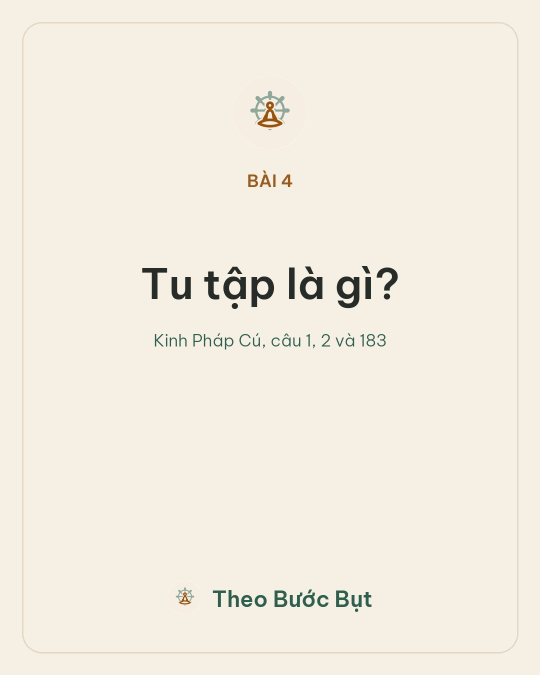
#> input picture anh/bai-hoc-04-tu-la-lam-sach-tam.jpg, 1080 x 1350 px, given in place of avatar-threads.png, which was not available (shown at 1/2 size)
$ python cards.py ../anh/bai-hoc-04-tu-la-lam-sach-tam.jpg ../anh/bai-hoc-16-an-chay.jpg ../anh/bai-hoc-16-an-chay.jpg
#> lines starting #> are read from the running program, lines starting #| are printed output that depends on the picture; after the words box and inside, x2 and y2 are one past the last pixel; in counts of white or black regions, pixels touching at a corner belong together
"""Render a lesson part as Threads carousel text cards (1080x1350, brand style)."""
import re, sys, unicodedata
from PIL import Image, ImageDraw, ImageFont

F = "D:/Budda/video-pipeline/fonts/"
BG, INK, ACC, MUTE = "#f6eee2", "#2b2a27", "#2F6B55", "#8a7f70"
W, H, M = 1080, 1350, 92
body_f = ImageFont.truetype(F + "BeVietnamPro-Light.ttf", 42)
bold_f = ImageFont.truetype(F + "BeVietnamPro-SemiBold.ttf", 46)
head_f = ImageFont.truetype(F + "BeVietnamPro-Medium.ttf", 32)
foot_f = ImageFont.truetype(F + "BeVietnamPro-Medium.ttf", 28)
LH, PARA = 64, 34
logo = Image.open("D:/Budda/Social/avatar-threads.png").convert("RGB").resize((56, 56), Image.LANCZOS)
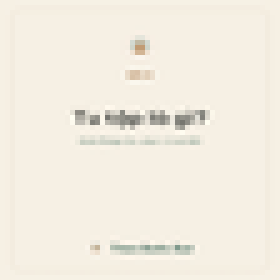
#> logo: PIL image 56x56 RGB (shown 5 times larger); mean R, G, B 243, 237.2, 225.1
mask = Image.new("L", (56, 56), 0); ImageDraw.Draw(mask).ellipse((0, 0, 55, 55), fill=255)
#> after `mask = Image.new('L', (56, 56), 0)`: mask: PIL image 56x56 L; every value is 0
#> after `ImageDraw.Draw(mask).ellipse((0, 0, 55, 55), fill=255)`:
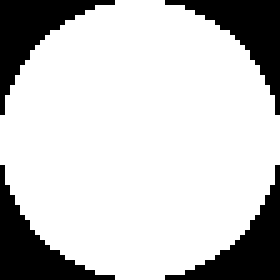
#> mask: PIL image 56x56 L (shown 5 times larger); 78.1% white; 4 black regions, box (x1, y1, x2, y2) and area: (0, 0, 23, 23) 172, (33, 0, 56, 23) 172, (0, 33, 23, 56) 172, (33, 33, 56, 56) 172


# [72 lines left out: functions wrap, blocks, render, paginate, draw, not called in this run]


if __name__ == "__main__":
    src, title, prefix = sys.argv[1], sys.argv[2], sys.argv[3]
#> (the run stopped early here; a loop or call above may not have finished)

$ run again, on anh/bai-hoc-16-an-chay.jpg
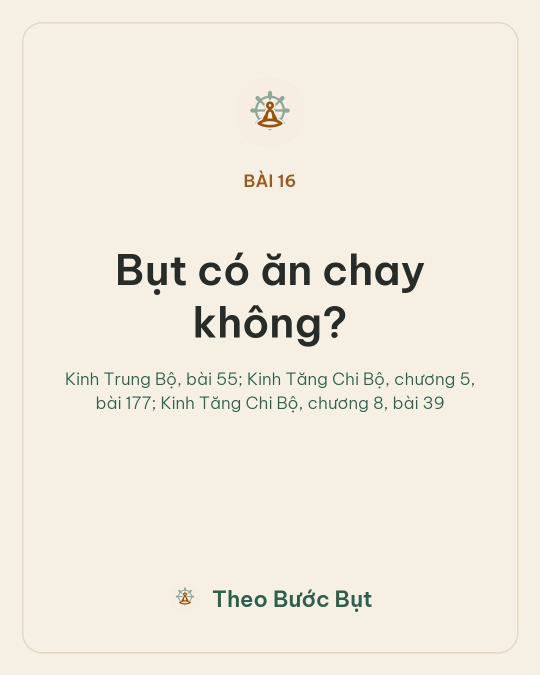
#> input picture anh/bai-hoc-16-an-chay.jpg, 1080 x 1350 px, given in place of avatar-threads.png, which was not available (shown at 1/2 size)
#> `logo = Image.open("D:/Budda/Social/avatar-threads.png").convert("RGB")..`:
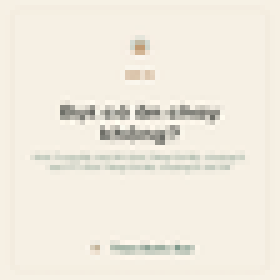
#> logo: PIL image 56x56 RGB (shown 5 times larger); mean R, G, B 240.7, 235.2, 223.2
#> mask: PIL image 56x56 L; every value is 0
#> mask: PIL image 56x56 L; 78.1% white; 4 black regions, box (x1, y1, x2, y2) and area: (0, 0, 23, 23) 172, (33, 0, 56, 23) 172, (0, 33, 23, 56) 172, (33, 33, 56, 56) 172

$ run again, on anh/bai-hoc-29-tam-tu.jpg
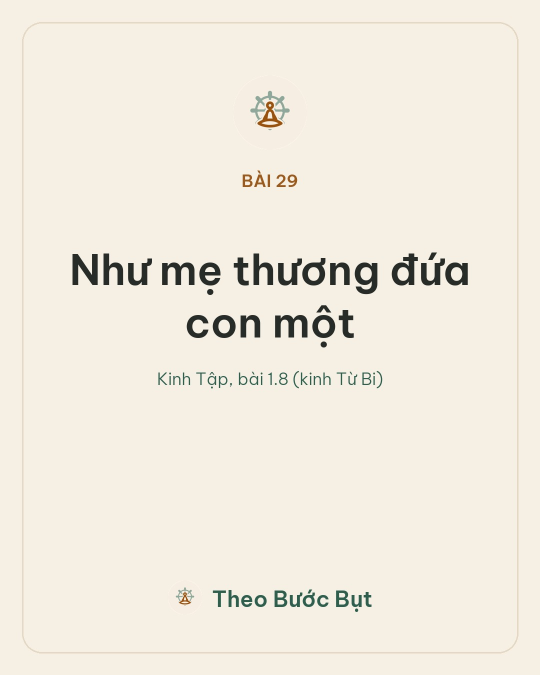
#> input picture anh/bai-hoc-29-tam-tu.jpg, 1080 x 1350 px, given in place of avatar-threads.png, which was not available (shown at 1/2 size)
#> `logo = Image.open("D:/Budda/Social/avatar-threads.png").convert("RGB")..`:
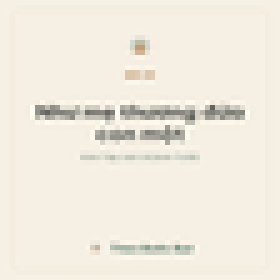
#> logo: PIL image 56x56 RGB (shown 5 times larger); mean R, G, B 240.8, 235.1, 223.1
#> mask: PIL image 56x56 L; every value is 0
#> mask: PIL image 56x56 L; 78.1% white; 4 black regions, box (x1, y1, x2, y2) and area: (0, 0, 23, 23) 172, (33, 0, 56, 23) 172, (0, 33, 23, 56) 172, (33, 33, 56, 56) 172
